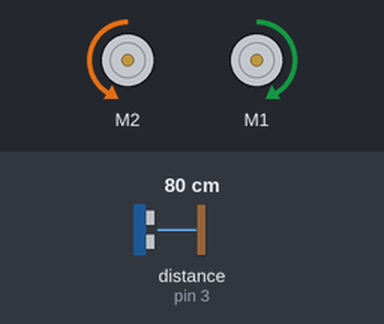
The sketch below on a simulated Arduino Uno, built with avr-gcc and run on an emulated ATmega328P. On the bench: 2 × DC motor (green arrow = forward, orange = backward, longer = faster). The test bench sets the inputs (shaded band); at power-on: distance to the obstacle (sensor on pin 3) 80 cm.

Above: at 1.2 s.
1.3 s: distance to the obstacle (sensor on pin 3) set to 63 cm
2.8 s: distance to the obstacle (sensor on pin 3) set to 56 cm
At 4.1 s:
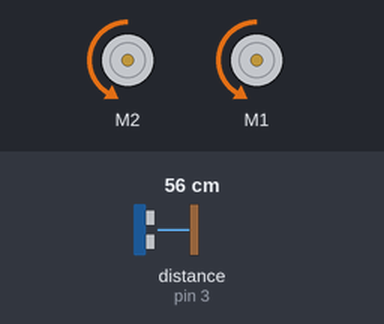
4.4 s: distance to the obstacle (sensor on pin 3) set to 120 cm
At 5.4 s:
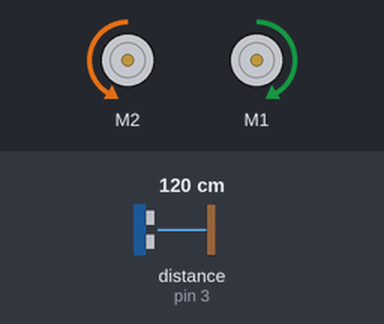
6.1 s: distance to the obstacle (sensor on pin 3) set to 2 cm
At 6.9 s:
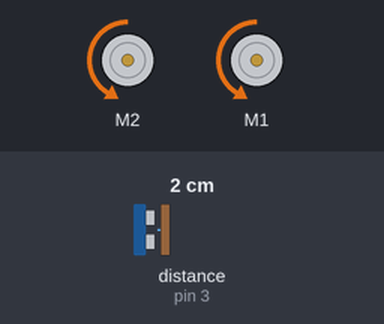
Timing chart, 0 to 8.7 s (numbered marks = the images above; inputs shaded):
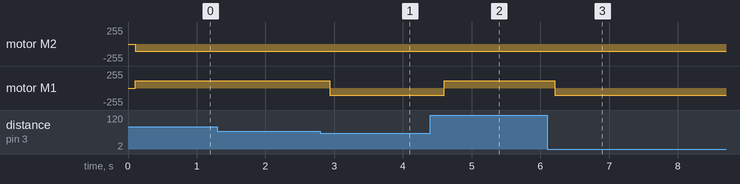

Measured:
- the behaviour switches between 61 and 60 cm on distance to the obstacle (sensor on pin 3) (found by bisection; images 0 and 1)
- after the input at 1.3 s, every drawn part: stays the same
- after the input at 2.8 s, motor M1: forward 106/255 → backward 106/255 after 0.13 s
- after the input at 4.4 s, motor M1: backward 106/255 → forward 106/255 after 0.20 s
- after the input at 6.1 s, motor M1: forward 106/255 → backward 106/255 after 0.11 s

The sketch:

sensot2.ino
```cpp
#include "MeOrion.h"

MeUltrasonicSensor ultraSensor(PORT_3);
MeDCMotor rightMotor(M1);
MeDCMotor leftMotor(M2);
int motorSpeed = 106;

void setup() {
  // put your setup code here, to run once:
  Serial.begin(9600);
}

int x = 0;
boolean stopped = false;


void loop() {
  // put your main code here, to run repeatedly:
    x = ultraSensor.distanceCm();
    delay(100);
    stop_before(x,60);

   }

void stop_before(int x,int distance){
  if (x == 0 or x>distance){

      leftMotor.run(-motorSpeed);
      rightMotor.run(motorSpeed);

  }
  else {

   rightMotor.run(-motorSpeed);
  }
}

/*
boolean scan_area()
{
  rightMotor.run(motorSpeed);//rotate clockwise
  leftMotor.run(-motorSpeed);
  int y = 0
  for(int j = 0;j<5;j++){
    Y = ultraSensor.distanceCm();
      if (y = 0 and y<distance){
        return false;}
       delay(100);
  rightMotor.run(-motorSpeed);//rotate counterclockwise
  leftMotor.run(motorSpeed);
  for(int j = 0;j<10;j++){
      Y = ultraSensor.distanceCm();
      if (x = 0 and x<distance){
          rightMotor.run(motorSpeed);//rotate clockwise
          leftMotor.run(-motorSpeed);
          delay(300);
          return false;}
      delay(100);
  rightMotor.stop();//rotate counterclockwise
  leftMotor.stop();
  return True;
  }
}*/

boolean turn_45()
{
  rightMotor.run(motorSpeed);//rotate clockwise
  leftMotor.run(-motorSpeed);
  int y = 0;
  for(int j = 0;j<10;j++){
    y = ultraSensor.distanceCm();
      if (y != 0 and y<45){
        return true;
        }
       delay(100);
   }
   return false;
}
```
